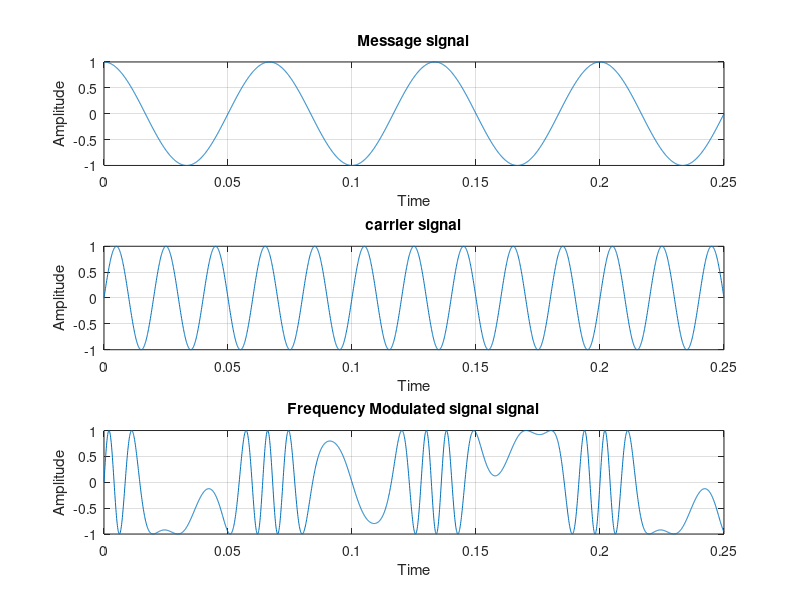

Reproduce this figure in MATLAB.
clc;
clear all;
close all;
fm=15;
B=5;
t=0:0.0001:0.25;
m=cos(2*pi*fm*t);
subplot(3,1,1);
plot(t,m);
xlabel('Time');
ylabel('Amplitude');
title('Message signal');
grid on;
fc=50;
c=sin(2*pi*fc*t);
subplot(3,1,2);
plot(t,c);
xlabel('Time');
ylabel('Amplitude');
title('carrier signal');
grid on;

y=sin(2*pi*fc*t+(B.*sin(2*pi*fm*t)));
subplot(3,1,3);
plot(t,y);
xlabel('Time');
ylabel('Amplitude');
title('Frequency Modulated signal signal');
grid on;
